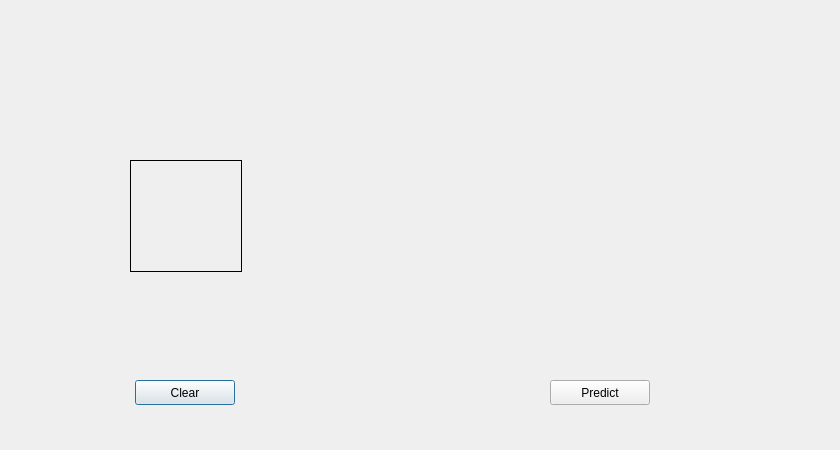
<?xml version="1.0" encoding="UTF-8"?>
<ui version="4.0">
 <class>Dialog</class>
 <widget class="QDialog" name="Dialog">
  <property name="enabled">
   <bool>true</bool>
  </property>
  <property name="geometry">
   <rect>
    <x>0</x>
    <y>0</y>
    <width>840</width>
    <height>450</height>
   </rect>
  </property>
  <property name="sizePolicy">
   <sizepolicy hsizetype="Fixed" vsizetype="Fixed">
    <horstretch>100</horstretch>
    <verstretch>100</verstretch>
   </sizepolicy>
  </property>
  <property name="minimumSize">
   <size>
    <width>840</width>
    <height>450</height>
   </size>
  </property>
  <property name="maximumSize">
   <size>
    <width>1280</width>
    <height>720</height>
   </size>
  </property>
  <property name="windowTitle">
   <string>Hand Digits Recognition</string>
  </property>
  <widget class="QStackedWidget" name="DrawingFrame">
   <property name="geometry">
    <rect>
     <x>130</x>
     <y>160</y>
     <width>112</width>
     <height>112</height>
    </rect>
   </property>
   <property name="frameShape">
    <enum>QFrame::Box</enum>
   </property>
   <property name="frameShadow">
    <enum>QFrame::Plain</enum>
   </property>
   <widget class="QWidget" name="page"/>
   <widget class="QWidget" name="page_2"/>
  </widget>
  <widget class="QPushButton" name="Clear_Button">
   <property name="geometry">
    <rect>
     <x>135</x>
     <y>380</y>
     <width>100</width>
     <height>25</height>
    </rect>
   </property>
   <property name="text">
    <string>Clear</string>
   </property>
  </widget>
  <widget class="QStackedWidget" name="PredictionFrame">
   <property name="geometry">
    <rect>
     <x>460</x>
     <y>70</y>
     <width>280</width>
     <height>280</height>
    </rect>
   </property>
   <property name="frameShape">
    <enum>QFrame::Box</enum>
   </property>
   <property name="frameShadow">
    <enum>QFrame::Plain</enum>
   </property>
   <property name="lineWidth">
    <number>0</number>
   </property>
   <widget class="QWidget" name="page_3"/>
   <widget class="QWidget" name="page_4"/>
  </widget>
  <widget class="QPushButton" name="Predict_Button">
   <property name="geometry">
    <rect>
     <x>550</x>
     <y>380</y>
     <width>100</width>
     <height>25</height>
    </rect>
   </property>
   <property name="text">
    <string>Predict</string>
   </property>
  </widget>
 </widget>
 <resources/>
 <connections/>
</ui>
